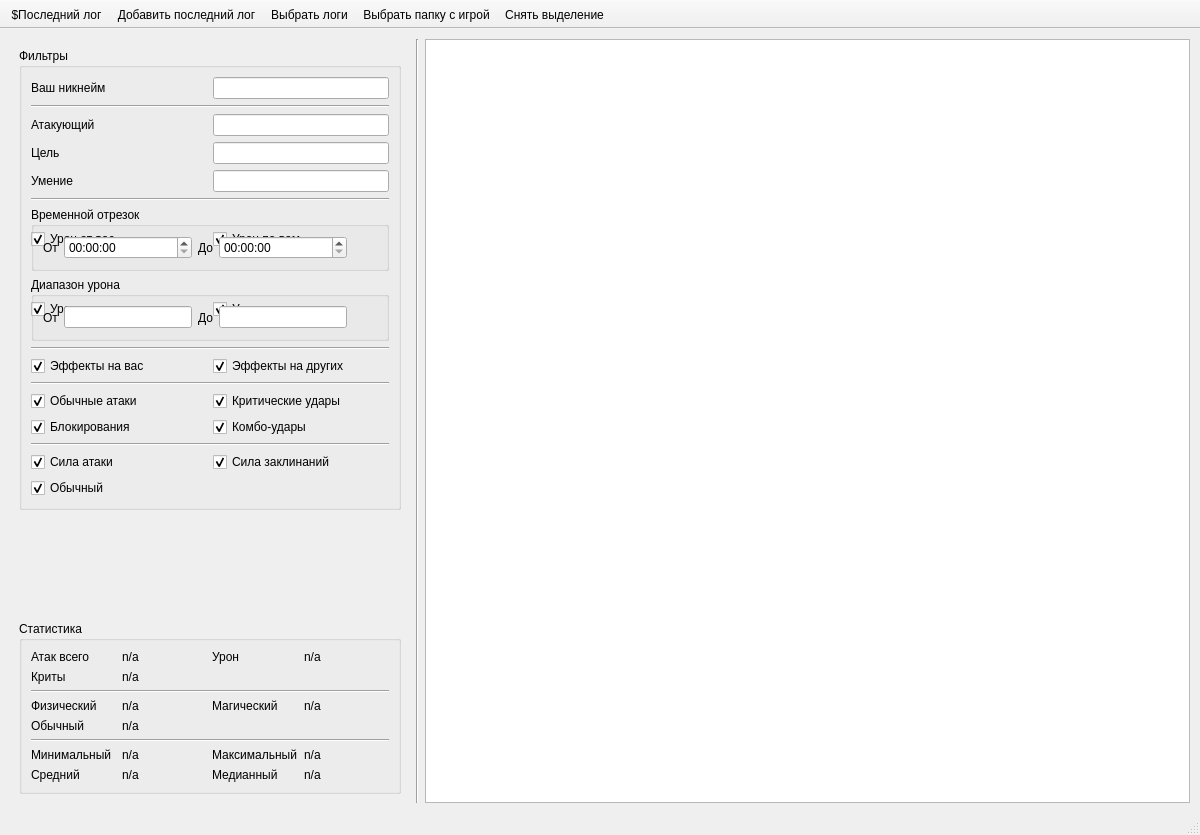
<?xml version="1.0" encoding="UTF-8"?>
<ui version="4.0">
 <class>MainWindow</class>
 <widget class="QMainWindow" name="MainWindow">
  <property name="geometry">
   <rect>
    <x>0</x>
    <y>0</y>
    <width>1200</width>
    <height>835</height>
   </rect>
  </property>
  <property name="minimumSize">
   <size>
    <width>1200</width>
    <height>800</height>
   </size>
  </property>
  <property name="windowTitle">
   <string>Калькулятор урона</string>
  </property>
  <property name="windowIcon">
   <iconset theme="accessories-calculator"/>
  </property>
  <property name="iconSize">
   <size>
    <width>36</width>
    <height>36</height>
   </size>
  </property>
  <widget class="QWidget" name="central_widget">
   <property name="sizePolicy">
    <sizepolicy hsizetype="Preferred" vsizetype="Preferred">
     <horstretch>1</horstretch>
     <verstretch>1</verstretch>
    </sizepolicy>
   </property>
   <layout class="QVBoxLayout" name="central_layout">
    <property name="leftMargin">
     <number>10</number>
    </property>
    <property name="topMargin">
     <number>10</number>
    </property>
    <property name="rightMargin">
     <number>10</number>
    </property>
    <property name="bottomMargin">
     <number>10</number>
    </property>
    <item>
     <layout class="QHBoxLayout" name="horizontalLayout_4" stretch="0,0,0">
    <item>
     <widget class="QWidget" name="verticalWidget" native="true">
      <property name="minimumSize">
       <size>
        <width>400</width>
        <height>0</height>
       </size>
      </property>
      <property name="maximumSize">
       <size>
        <width>400</width>
        <height>16777215</height>
       </size>
      </property>
      <layout class="QVBoxLayout" name="verticalLayout">
       <item>
        <widget class="QGroupBox" name="groupBox">
         <property name="title">
          <string>Фильтры</string>
         </property>
         <layout class="QGridLayout" name="gridLayout">
          <item row="9" column="0">
           <widget class="QCheckBox" name="cb_your_effects">
            <property name="text">
             <string>Эффекты на вас</string>
            </property>
            <property name="checked">
             <bool>true</bool>
            </property>
           </widget>
          </item>
          <item row="14" column="1">
           <widget class="QCheckBox" name="cb_attack_m">
            <property name="text">
             <string>Сила заклинаний</string>
            </property>
            <property name="checked">
             <bool>true</bool>
            </property>
           </widget>
          </item>
          <item row="9" column="1">
           <widget class="QCheckBox" name="cb_not_your_effects">
            <property name="text">
             <string>Эффекты на других</string>
            </property>
            <property name="checked">
             <bool>true</bool>
            </property>
           </widget>
          </item>
          <item row="10" column="0" colspan="2">
           <widget class="Line" name="line_4">
            <property name="orientation">
             <enum>Qt::Orientation::Horizontal</enum>
            </property>
           </widget>
          </item>
          <item row="1" column="0" colspan="2">
           <widget class="Line" name="line_7">
            <property name="orientation">
             <enum>Qt::Orientation::Horizontal</enum>
            </property>
           </widget>
          </item>
          <item row="15" column="0">
           <widget class="QCheckBox" name="cb_attack_o">
            <property name="text">
             <string>Обычный</string>
            </property>
            <property name="checked">
             <bool>true</bool>
            </property>
           </widget>
          </item>
          <item row="0" column="0">
           <widget class="QLabel" name="label_11">
            <property name="text">
             <string>Ваш никнейм</string>
            </property>
           </widget>
          </item>
          <item row="0" column="1">
           <widget class="QLineEdit" name="le_your_nickname">
            <property name="sizePolicy">
             <sizepolicy hsizetype="Minimum" vsizetype="Fixed">
              <horstretch>0</horstretch>
              <verstretch>0</verstretch>
             </sizepolicy>
            </property>
            <property name="toolTip">
             <string>Для фильтрации входящего и исходящего урона.</string>
            </property>
           </widget>
          </item>
          <item row="2" column="0">
           <widget class="QLabel" name="label_20">
            <property name="text">
             <string>Атакующий</string>
            </property>
           </widget>
          </item>
          <item row="8" column="0" colspan="2">
           <widget class="Line" name="line_2">
            <property name="orientation">
             <enum>Qt::Orientation::Horizontal</enum>
            </property>
           </widget>
          </item>
          <item row="6" column="0">
           <widget class="QCheckBox" name="cb_outgoing_your_damage">
            <property name="text">
             <string>Урон от вас</string>
            </property>
            <property name="checked">
             <bool>true</bool>
            </property>
           </widget>
          </item>
          <item row="2" column="1">
           <widget class="QLineEdit" name="le_attacker_name">
            <property name="sizePolicy">
             <sizepolicy hsizetype="Minimum" vsizetype="Fixed">
              <horstretch>0</horstretch>
              <verstretch>0</verstretch>
             </sizepolicy>
            </property>
            <property name="toolTip">
             <string>Отфильтровать записи по имени атакующего.</string>
            </property>
           </widget>
          </item>
          <item row="11" column="1">
           <widget class="QCheckBox" name="cb_attack_critical">
            <property name="text">
             <string>Критические удары</string>
            </property>
            <property name="checked">
             <bool>true</bool>
            </property>
           </widget>
          </item>
          <item row="7" column="1">
           <widget class="QCheckBox" name="cb_incoming_spirit_damage">
            <property name="text">
             <string>Урон по духам</string>
            </property>
            <property name="checked">
             <bool>true</bool>
            </property>
           </widget>
          </item>
          <item row="14" column="0">
           <widget class="QCheckBox" name="cb_attack_p">
            <property name="text">
             <string>Сила атаки</string>
            </property>
            <property name="checked">
             <bool>true</bool>
            </property>
           </widget>
          </item>
          <item row="13" column="0" colspan="2">
           <widget class="Line" name="line_3">
            <property name="orientation">
             <enum>Qt::Orientation::Horizontal</enum>
            </property>
           </widget>
          </item>
          <item row="6" column="1">
           <widget class="QCheckBox" name="cb_incoming_your_damage">
            <property name="text">
             <string>Урон по вам</string>
            </property>
            <property name="checked">
             <bool>true</bool>
            </property>
           </widget>
          </item>
          <item row="7" column="0">
           <widget class="QCheckBox" name="cb_outgoing_spirit_damage">
            <property name="text">
             <string>Урон от духов</string>
            </property>
            <property name="checked">
             <bool>true</bool>
            </property>
           </widget>
          </item>
          <item row="12" column="0">
           <widget class="QCheckBox" name="cb_attack_block">
            <property name="text">
             <string>Блокирования</string>
            </property>
            <property name="checked">
             <bool>true</bool>
            </property>
           </widget>
          </item>
          <item row="5" column="0" colspan="2">
           <widget class="Line" name="line_damage_range">
            <property name="orientation">
             <enum>Qt::Orientation::Horizontal</enum>
            </property>
           </widget>
          </item>
          <item row="6" column="0" colspan="2">
           <widget class="QGroupBox" name="time_range_group">
            <property name="title">
             <string>Временной отрезок</string>
            </property>
            <layout class="QGridLayout" name="time_range_layout" columnstretch="0,1,0,1,0">
             <item row="0" column="0">
              <widget class="QLabel" name="label_start_time">
               <property name="text">
                <string>От</string>
               </property>
              </widget>
             </item>
             <item row="0" column="1">
              <widget class="NullableTimeEdit" name="te_start_time">
               <property name="toolTip">
                <string>Показывать записи не раньше указанного времени.</string>
               </property>
               <property name="displayFormat">
                <string>HH:mm:ss</string>
               </property>
              </widget>
             </item>
             <item row="0" column="2">
              <widget class="QLabel" name="label_end_time">
               <property name="text">
                <string>До</string>
               </property>
              </widget>
             </item>
             <item row="0" column="3">
              <widget class="NullableTimeEdit" name="te_end_time">
               <property name="toolTip">
                <string>Показывать записи не позже указанного времени.</string>
               </property>
               <property name="displayFormat">
                <string>HH:mm:ss</string>
               </property>
              </widget>
             </item>
             <item row="0" column="4">
              <widget class="QToolButton" name="btn_reset_time_range">
               <property name="toolTip">
                <string>Сбросить временной отрезок</string>
               </property>
               <property name="text">
                <string/>
               </property>
               <property name="autoRaise">
                <bool>true</bool>
               </property>
              </widget>
             </item>
            </layout>
           </widget>
          </item>
          <item row="7" column="0" colspan="2">
           <widget class="QGroupBox" name="damage_range_group">
            <property name="title">
             <string>Диапазон урона</string>
            </property>
            <layout class="QGridLayout" name="damage_range_layout" columnstretch="0,1,0,1,0">
             <item row="0" column="0">
              <widget class="QLabel" name="label_minimum_damage">
               <property name="text">
                <string>От</string>
               </property>
              </widget>
             </item>
             <item row="0" column="2">
              <widget class="QLabel" name="label_maximum_damage">
               <property name="text">
                <string>До</string>
               </property>
              </widget>
             </item>
             <item row="0" column="1">
              <widget class="QLineEdit" name="le_minimum_damage">
               <property name="toolTip">
                <string>Показывать только атаки с уроном строго больше указанного значения.</string>
               </property>
               <property name="maxLength">
                <number>9</number>
               </property>
              </widget>
             </item>
             <item row="0" column="3">
              <widget class="QLineEdit" name="le_maximum_damage">
               <property name="toolTip">
                <string>Показывать только атаки с уроном строго меньше указанного значения.</string>
               </property>
               <property name="maxLength">
                <number>9</number>
               </property>
              </widget>
             </item>
             <item row="0" column="4">
              <widget class="QToolButton" name="btn_reset_damage_range">
               <property name="toolTip">
                <string>Сбросить диапазон урона</string>
               </property>
               <property name="text">
                <string/>
               </property>
               <property name="autoRaise">
                <bool>true</bool>
               </property>
              </widget>
             </item>
            </layout>
           </widget>
          </item>
          <item row="3" column="1">
           <widget class="QLineEdit" name="le_target_name">
            <property name="sizePolicy">
             <sizepolicy hsizetype="Minimum" vsizetype="Fixed">
              <horstretch>0</horstretch>
              <verstretch>0</verstretch>
             </sizepolicy>
            </property>
            <property name="toolTip">
             <string>Отфильтровать записи по имени цели.</string>
            </property>
           </widget>
          </item>
          <item row="11" column="0">
           <widget class="QCheckBox" name="cb_attack_common">
            <property name="text">
             <string>Обычные атаки</string>
            </property>
            <property name="checked">
             <bool>true</bool>
            </property>
           </widget>
          </item>
          <item row="12" column="1">
           <widget class="QCheckBox" name="cb_attack_combo">
            <property name="text">
             <string>Комбо-удары</string>
            </property>
            <property name="checked">
             <bool>true</bool>
            </property>
           </widget>
          </item>
          <item row="3" column="0">
           <widget class="QLabel" name="label_21">
            <property name="text">
             <string>Цель</string>
            </property>
           </widget>
          </item>
          <item row="4" column="0">
           <widget class="QLabel" name="label_22">
            <property name="text">
             <string>Умение</string>
            </property>
           </widget>
          </item>
          <item row="4" column="1">
           <widget class="QLineEdit" name="le_skill_name">
            <property name="sizePolicy">
             <sizepolicy hsizetype="Minimum" vsizetype="Fixed">
              <horstretch>0</horstretch>
              <verstretch>0</verstretch>
             </sizepolicy>
            </property>
            <property name="toolTip">
             <string>Отфильтровать записи по названию умения.</string>
            </property>
           </widget>
          </item>
         </layout>
        </widget>
       </item>
       <item>
        <spacer name="verticalSpacer">
         <property name="orientation">
          <enum>Qt::Orientation::Vertical</enum>
         </property>
         <property name="sizeHint" stdset="0">
          <size>
           <width>20</width>
           <height>40</height>
          </size>
         </property>
        </spacer>
       </item>
       <item>
        <widget class="QGroupBox" name="groupBox_2">
         <property name="title">
          <string>Статистика</string>
         </property>
         <layout class="QGridLayout" name="gridLayout_2" columnstretch="0,0,0,0,0">
          <item row="3" column="1">
           <widget class="QLabel" name="label_14">
            <property name="text">
             <string>Физический</string>
            </property>
           </widget>
          </item>
          <item row="6" column="1">
           <widget class="QLabel" name="label">
            <property name="text">
             <string>Минимальный</string>
            </property>
           </widget>
          </item>
          <item row="5" column="1" colspan="4">
           <widget class="Line" name="line_6">
            <property name="orientation">
             <enum>Qt::Orientation::Horizontal</enum>
            </property>
           </widget>
          </item>
          <item row="7" column="2">
           <widget class="QLabel" name="label_6">
            <property name="text">
             <string>n/a</string>
            </property>
           </widget>
          </item>
          <item row="6" column="2">
           <widget class="QLabel" name="label_4">
            <property name="text">
             <string>n/a</string>
            </property>
           </widget>
          </item>
          <item row="6" column="4">
           <widget class="QLabel" name="label_2">
            <property name="text">
             <string>n/a</string>
            </property>
           </widget>
          </item>
          <item row="0" column="2">
           <widget class="QLabel" name="label_10">
            <property name="text">
             <string>n/a</string>
            </property>
           </widget>
          </item>
          <item row="7" column="3">
           <widget class="QLabel" name="label_7">
            <property name="text">
             <string>Медианный</string>
            </property>
           </widget>
          </item>
          <item row="3" column="2">
           <widget class="QLabel" name="label_15">
            <property name="text">
             <string>n/a</string>
            </property>
           </widget>
          </item>
          <item row="2" column="1" colspan="4">
           <widget class="Line" name="line_5">
            <property name="orientation">
             <enum>Qt::Orientation::Horizontal</enum>
            </property>
           </widget>
          </item>
          <item row="4" column="1">
           <widget class="QLabel" name="label_17">
            <property name="text">
             <string>Обычный</string>
            </property>
           </widget>
          </item>
          <item row="4" column="2">
           <widget class="QLabel" name="label_19">
            <property name="text">
             <string>n/a</string>
            </property>
           </widget>
          </item>
          <item row="6" column="3">
           <widget class="QLabel" name="label_3">
            <property name="text">
             <string>Максимальный</string>
            </property>
           </widget>
          </item>
          <item row="7" column="1">
           <widget class="QLabel" name="label_5">
            <property name="text">
             <string>Средний</string>
            </property>
           </widget>
          </item>
          <item row="7" column="4">
           <widget class="QLabel" name="label_8">
            <property name="text">
             <string>n/a</string>
            </property>
           </widget>
          </item>
          <item row="3" column="4">
           <widget class="QLabel" name="label_18">
            <property name="text">
             <string>n/a</string>
            </property>
           </widget>
          </item>
          <item row="0" column="3">
           <widget class="QLabel" name="label_12">
            <property name="text">
             <string>Урон</string>
            </property>
           </widget>
          </item>
          <item row="0" column="1">
           <widget class="QLabel" name="label_9">
            <property name="text">
             <string>Атак всего</string>
            </property>
           </widget>
          </item>
          <item row="0" column="4">
           <widget class="QLabel" name="label_13">
            <property name="text">
             <string>n/a</string>
            </property>
           </widget>
          </item>
          <item row="3" column="3">
           <widget class="QLabel" name="label_16">
            <property name="text">
             <string>Магический</string>
            </property>
           </widget>
          </item>
          <item row="1" column="1">
           <widget class="QLabel" name="label_23">
            <property name="text">
             <string>Криты</string>
            </property>
           </widget>
          </item>
          <item row="1" column="2">
           <widget class="QLabel" name="label_24">
            <property name="text">
             <string>n/a</string>
            </property>
           </widget>
          </item>
         </layout>
        </widget>
       </item>
      </layout>
     </widget>
    </item>
    <item>
     <widget class="Line" name="line">
      <property name="orientation">
       <enum>Qt::Orientation::Vertical</enum>
      </property>
     </widget>
    </item>
    <item>
     <layout class="QVBoxLayout" name="verticalLayout_2" stretch="0">
      <item>
       <widget class="QTableView" name="damage_table_view"/>
      </item>
     </layout>
    </item>
     </layout>
    </item>
   </layout>
  </widget>
  <widget class="QStatusBar" name="statusbar"/>
  <widget class="QToolBar" name="toolbar">
   <property name="minimumSize">
    <size>
     <width>0</width>
     <height>0</height>
    </size>
   </property>
   <property name="windowTitle">
    <string>toolBar</string>
   </property>
   <property name="movable">
    <bool>false</bool>
   </property>
   <attribute name="toolBarArea">
    <enum>TopToolBarArea</enum>
   </attribute>
   <attribute name="toolBarBreak">
    <bool>false</bool>
   </attribute>
   <addaction name="action_load_last_log"/>
   <addaction name="action_append_last_log"/>
   <addaction name="action_load_log_file"/>
   <addaction name="action_set_game_folder"/>
   <addaction name="action_clear_selection"/>
  </widget>
  <widget class="QMenuBar" name="menubar">
   <property name="geometry">
    <rect>
     <x>0</x>
     <y>0</y>
     <width>1200</width>
     <height>33</height>
    </rect>
   </property>
  </widget>
  <action name="action_set_game_folder">
   <property name="icon">
    <iconset theme="folder"/>
   </property>
   <property name="text">
    <string>&amp;Выбрать папку с игрой</string>
   </property>
   <property name="toolTip">
    <string>Выберите папку с установленной игрой.</string>
   </property>
  </action>
  <action name="action_load_last_log">
   <property name="enabled">
    <bool>true</bool>
   </property>
   <property name="icon">
    <iconset theme="media-skip-forward"/>
   </property>
   <property name="text">
    <string>$Последний лог</string>
   </property>
   <property name="toolTip">
    <string>Загрузить последний лог чата</string>
   </property>
   <property name="shortcut">
    <string>F5</string>
   </property>
   <property name="menuRole">
    <enum>QAction::MenuRole::NoRole</enum>
   </property>
  </action>
  <action name="action_load_log_file">
   <property name="text">
    <string>&amp;Выбрать логи...</string>
   </property>
   <property name="toolTip">
    <string>Выбрать и загрузить один или несколько логов боя</string>
   </property>
   <property name="shortcut">
    <string>Ctrl+O</string>
   </property>
   <property name="menuRole">
    <enum>QAction::MenuRole::NoRole</enum>
   </property>
  </action>
  <action name="action_append_last_log">
   <property name="icon">
    <iconset theme="list-add"/>
   </property>
   <property name="text">
    <string>Добавить последний лог</string>
   </property>
   <property name="toolTip">
    <string>Добавить новые записи из последнего лога к уже загруженным</string>
   </property>
   <property name="shortcut">
    <string>Shift+F5</string>
   </property>
   <property name="menuRole">
    <enum>QAction::MenuRole::NoRole</enum>
   </property>
  </action>
  <action name="action_clear_selection">
   <property name="icon">
    <iconset theme="edit-clear"/>
   </property>
   <property name="text">
    <string>&amp;Снять выделение</string>
   </property>
   <property name="toolTip">
    <string>Снять выделение со всех строчек урона.</string>
   </property>
   <property name="shortcut">
    <string>Esc</string>
   </property>
   <property name="menuRole">
    <enum>QAction::MenuRole::NoRole</enum>
   </property>
  </action>
  <action name="action_clear_timeline_selection">
   <property name="icon">
    <iconset theme="edit-clear"/>
   </property>
   <property name="text">
    <string>Сбросить отрезки</string>
   </property>
   <property name="toolTip">
    <string>Снять выделение со всех отрезков и сбросить временной фильтр</string>
   </property>
   <property name="menuRole">
    <enum>QAction::MenuRole::NoRole</enum>
   </property>
  </action>
 </widget>
 <customwidgets>
  <customwidget>
   <class>NullableTimeEdit</class>
   <extends>QTimeEdit</extends>
   <header>gui.widgets.nullable_time_edit</header>
  </customwidget>
 </customwidgets>
 <resources/>
 <connections/>
</ui>
